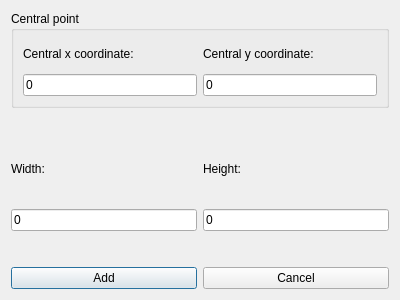
<?xml version="1.0" encoding="UTF-8"?>
<ui version="4.0">
 <class>Dialog_AddNewRectangle</class>
 <widget class="QDialog" name="Dialog_AddNewRectangle">
  <property name="geometry">
   <rect>
    <x>0</x>
    <y>0</y>
    <width>400</width>
    <height>300</height>
   </rect>
  </property>
  <property name="windowTitle">
   <string>Add new Rectangle</string>
  </property>
  <layout class="QGridLayout" name="gridLayout_2">
   <item row="4" column="0">
    <widget class="QPushButton" name="btn_Add">
     <property name="text">
      <string>Add</string>
     </property>
    </widget>
   </item>
   <item row="2" column="0">
    <layout class="QVBoxLayout" name="verticalLayout_3">
     <item>
      <widget class="QLabel" name="label_A">
       <property name="text">
        <string>Width:</string>
       </property>
      </widget>
     </item>
     <item>
      <widget class="QLineEdit" name="lineEdit_a">
       <property name="text">
        <string>0</string>
       </property>
      </widget>
     </item>
    </layout>
   </item>
   <item row="0" column="0" colspan="2">
    <widget class="QGroupBox" name="groupBox">
     <property name="title">
      <string>Central point</string>
     </property>
     <layout class="QGridLayout" name="gridLayout">
      <item row="0" column="0">
       <layout class="QVBoxLayout" name="verticalLayout_2">
        <item>
         <widget class="QLabel" name="label_X">
          <property name="text">
           <string>Central x coordinate:</string>
          </property>
         </widget>
        </item>
        <item>
         <widget class="QLineEdit" name="lineEdit_x">
          <property name="text">
           <string>0</string>
          </property>
         </widget>
        </item>
       </layout>
      </item>
      <item row="0" column="1">
       <layout class="QVBoxLayout" name="verticalLayout">
        <item>
         <widget class="QLabel" name="label_Y">
          <property name="text">
           <string>Central y coordinate:</string>
          </property>
         </widget>
        </item>
        <item>
         <widget class="QLineEdit" name="lineEdit_y">
          <property name="text">
           <string>0</string>
          </property>
         </widget>
        </item>
       </layout>
      </item>
     </layout>
    </widget>
   </item>
   <item row="3" column="0" colspan="2">
    <spacer name="verticalSpacer">
     <property name="orientation">
      <enum>Qt::Vertical</enum>
     </property>
     <property name="sizeType">
      <enum>QSizePolicy::Fixed</enum>
     </property>
     <property name="sizeHint" stdset="0">
      <size>
       <width>20</width>
       <height>30</height>
      </size>
     </property>
    </spacer>
   </item>
   <item row="2" column="1">
    <layout class="QVBoxLayout" name="verticalLayout_4">
     <item>
      <widget class="QLabel" name="label_B">
       <property name="text">
        <string>Height:</string>
       </property>
      </widget>
     </item>
     <item>
      <widget class="QLineEdit" name="lineEdit_b">
       <property name="text">
        <string>0</string>
       </property>
      </widget>
     </item>
    </layout>
   </item>
   <item row="4" column="1">
    <widget class="QPushButton" name="btn_cancel">
     <property name="text">
      <string>Cancel</string>
     </property>
    </widget>
   </item>
   <item row="1" column="0" colspan="2">
    <spacer name="verticalSpacer_2">
     <property name="orientation">
      <enum>Qt::Vertical</enum>
     </property>
     <property name="sizeType">
      <enum>QSizePolicy::Fixed</enum>
     </property>
     <property name="sizeHint" stdset="0">
      <size>
       <width>20</width>
       <height>20</height>
      </size>
     </property>
    </spacer>
   </item>
  </layout>
 </widget>
 <resources/>
 <connections>
  <connection>
   <sender>btn_cancel</sender>
   <signal>clicked()</signal>
   <receiver>Dialog_AddNewRectangle</receiver>
   <slot>close()</slot>
   <hints>
    <hint type="sourcelabel">
     <x>274</x>
     <y>282</y>
    </hint>
    <hint type="destinationlabel">
     <x>206</x>
     <y>298</y>
    </hint>
   </hints>
  </connection>
 </connections>
</ui>
